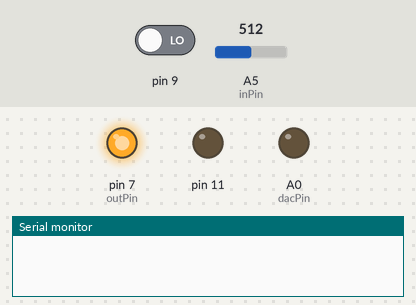
The sketch below on a simulated Arduino Uno, built for the host (arithmetic inside an expression is 32-bit, double 64-bit). Shown: output pins drawn as LEDs (lit = HIGH), the last lines printed to the serial monitor. Inputs (shaded band) come from the test bench; at power-on: pin 9 LOW, A5 (inPin) = 512.

Above: at 0.8 s.
0.9 s: pin 9 driven HIGH
At 2.1 s:
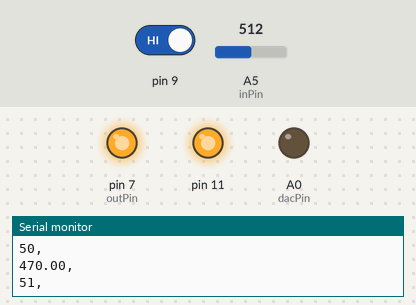
At 5.2 s:
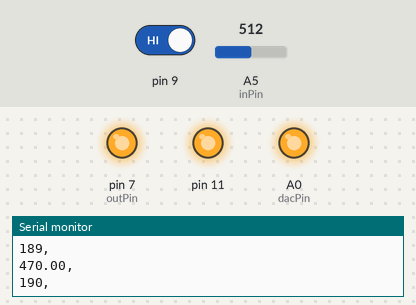
Timing chart, 0 to 9.9 s (numbered marks = the images above; inputs shaded):
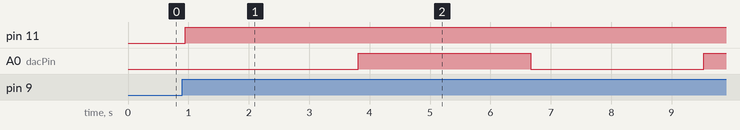

Measured:
- after the input at 0.9 s, pin 11: LOW → HIGH after 0.05 s; A0 (dacPin): LOW → HIGH after 2.9 s, → LOW 2.9 s later, → HIGH 2.9 s later

The sketch:

OptoVoltMeter.ino
```cpp
/**
 *  A dumb lil' sketch that sends a DAC signal to an OptoFET and then reads
 *  an input from a voltage divider with the OptoFET as R2 and prints it Serial
 *  to be picked up a processed by SerialToCSV.py
 *
 *  When you run the sketch, it will wait for you to press a button to get started. Run SerialToCSV.py before starting the loop.
 *  After every DAC value and voltage has been read, it'll pause so you can replace R1. This is done to decrease reading error.
 *  As R1 gets much smaller or bigger compared than R2 (the OptoFET), the resistance read error will increase.
 *
 *  After your done after R1 value, simply hit reset on the MCU to terminate the Serial printing,
 *  which will in turn stop the Python script. You now have a .csv file to run statistics with.
 *  Run CSVToGraph.py to view your results with MatPlotLib.
*/

int dacPin = A0,
    outPin = 7,
    inPin  = A5;

class PushButton
{
public:

    PushButton( int p ) : pin(p) {}

    int pin;
    bool onOrOff = false, pinReading = false, state = false, lastState = false;
    unsigned long lastDebounceTime = 0;

    void scan()
    {
        pinReading = digitalRead( pin );
        if( pinReading != lastState ) lastDebounceTime = millis();

        if( millis() - lastDebounceTime > 50 )
        {
            if( pinReading != state )
            {
                state = pinReading;
                if( state ) onOrOff = true;
            }
        }

        lastState = pinReading;
    }


};

float r1[] = { 470.f, 1000.f, 5100.f, 10000.f, 39000.f, 67000.f, 100000.f, 270000.f, 560000.f, 750000.f, 1000000.f, 2000000.f };

float vIn = 3.3f;

float avgValues[4][4096];


void setup()
{
    pinMode( 9, INPUT );
    pinMode( outPin, OUTPUT );
    digitalWrite( outPin, HIGH );
    pinMode( 11, OUTPUT );
    PushButton btn(9);
    Serial.begin( 9600 );
    for( int i = 0; i < 4; ++i )
    {
        digitalWrite( 11, btn.onOrOff );
        while( !btn.onOrOff ) { btn.scan(); }
        digitalWrite( 11, btn.onOrOff );
        Serial.print( r1[i] ); Serial.println( ", ");
        for( int val = 0; val < 4096; ++val )
        {
            Serial.print( val ); Serial.println(", ");
            analogWrite( dacPin, val );
            float sum = 0.f;
            for( int x = 0; x < 20; ++x )
            {
                delay(1);
                float vOut = ( analogRead(inPin) * vIn ) / 1024.f;
                float r2   = r1[i] / ( (vIn/vOut) - 1 );
                sum += r2;
            }

            avgValues[i][val] = sum / 20.f;
            Serial.print( avgValues[i][val] ); Serial.println(", ");
        }

        btn.onOrOff = false;
    }
}

void loop()
{

}
```
